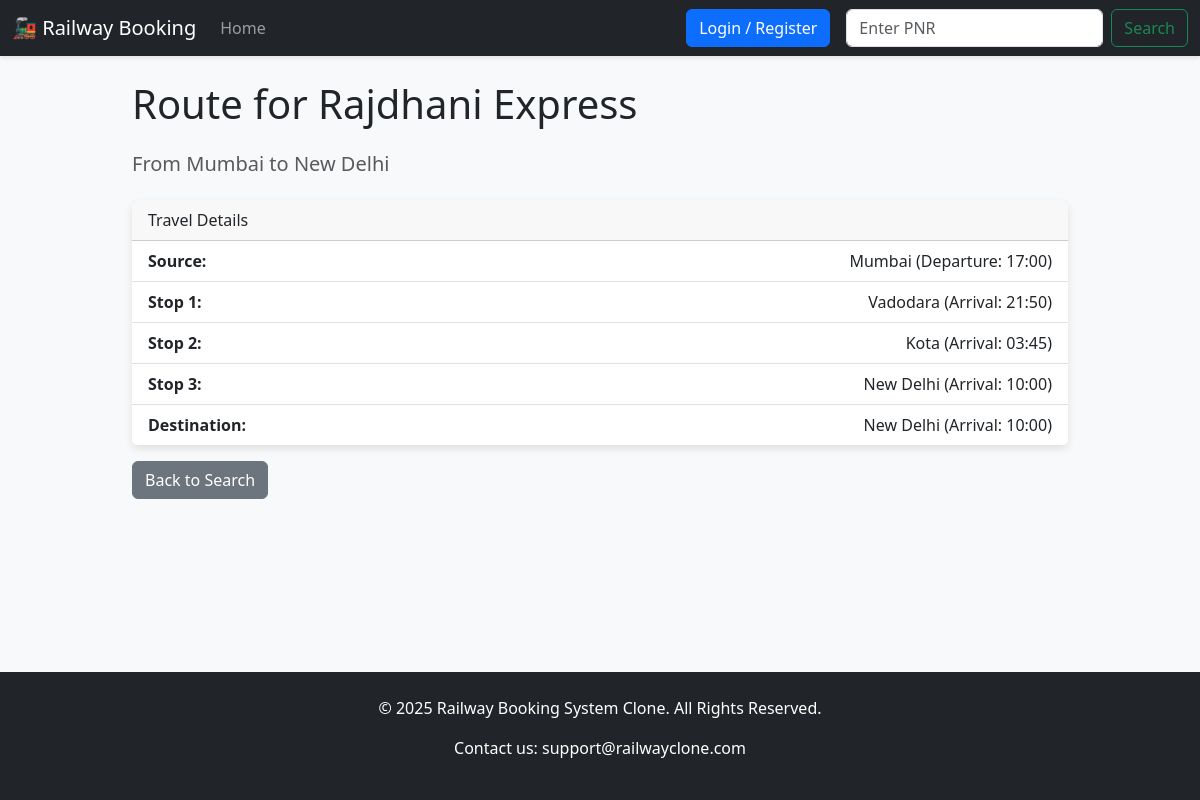
The app's page /train_route/2 with its own data.
### app.py (models this page shows)
class Train(db.Model):
    id = db.Column(db.Integer, primary_key=True)
    train_name = db.Column(db.String(100), nullable=False)
    source = db.Column(db.String(100), nullable=False)
    destination = db.Column(db.String(100), nullable=False)
    departure_time = db.Column(db.String(10), nullable=False) # e.g., '06:15'
    arrival_time = db.Column(db.String(10), nullable=True)
    total_seats = db.Column(db.Integer, nullable=False)
    bookings = db.relationship('Booking', backref='train', lazy=True)
    route_stops = db.relationship('Route', backref='train', lazy=True, order_by='Route.stop_order')

class Route(db.Model):
    id = db.Column(db.Integer, primary_key=True)
    train_id = db.Column(db.Integer, db.ForeignKey('train.id'), nullable=False)
    stop_name = db.Column(db.String(100), nullable=False)
    arrival_time = db.Column(db.String(10), nullable=False)
    stop_order = db.Column(db.Integer, nullable=False)

### app.py (the view)
@app.route('/train_route/<int:train_id>')
def train_route(train_id):
    train = Train.query.get_or_404(train_id)
    return render_template('train_route.html', train=train)

### templates/train_route.html
{% extends 'base.html' %}
{% block content %}
<h1 class="display-6 mb-4">Route for {{ train.train_name }}</h1>
<h5 class="text-muted">From {{ train.source }} to {{ train.destination }}</h5>
<div class="card mt-4">
  <div class="card-header">
    Travel Details
  </div>
  <ul class="list-group list-group-flush">
    <li class="list-group-item d-flex justify-content-between align-items-center">
      <strong>Source:</strong>
      <span>{{ train.source }} (Departure: {{ train.departure_time }})</span>
    </li>
    {% for stop in train.route_stops %}
    <li class="list-group-item d-flex justify-content-between align-items-center">
      <strong>Stop {{ loop.index }}:</strong>
      <span>{{ stop.stop_name }} (Arrival: {{ stop.arrival_time }})</span>
    </li>
    {% endfor %}
    <li class="list-group-item d-flex justify-content-between align-items-center">
      <strong>Destination:</strong>
      <span>{{ train.destination }} (Arrival: {{ train.arrival_time }})</span>
    </li>
  </ul>
</div>
<a href="/" class="btn btn-secondary mt-3">Back to Search</a>
{% endblock %}

### static/css/style.css (style rules this page uses)
body { background-color: #f8f9fa; }
.card { border: none; box-shadow: 0 4px 8px rgba(0,0,0,.1); }

### records on screen
Train: train_name "Rajdhani Express", source "Mumbai", destination "New Delhi", departure_time "17:00", arrival_time "10:00"
Route: stop_name "Vadodara", arrival_time "21:50"
Route: stop_name "Kota", arrival_time "03:45"
Route: stop_name "New Delhi", arrival_time "10:00"
